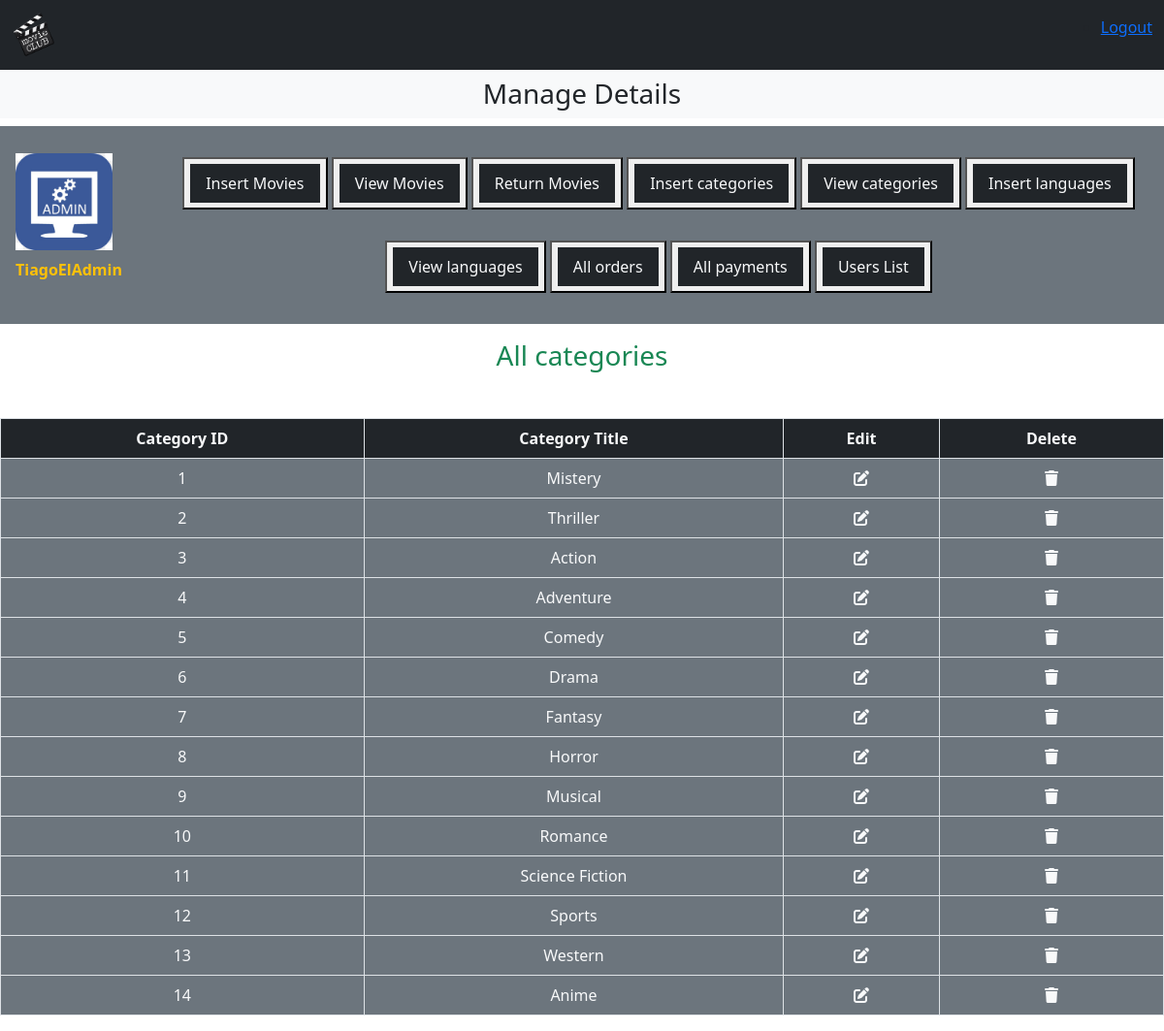
Page /admin/index.php?view_categories (signed in) on the committed database.
### tables this page shows
CREATE TABLE `categories` (
  `category_id` int(11) NOT NULL,
  `category_title` varchar(100) NOT NULL
);

### admin/view_categories.php (the view)
<h3 class="text-center text-success">All categories</h3>
<table class="table table-bordered mt-5 text-center">
    <thead class="bg-dark">
        <tr class="text-light">
            <th>Category ID</th>
            <th>Category Title</th>
            <th>Edit</th>
            <th>Delete</th>
        </tr>
    </thead>
    <tbody class="bg-secondary text-light">
        <?php
        $select_cat = "SELECT * FROM categories";
        $result = mysqli_query($con, $select_cat);
        while ($row = mysqli_fetch_assoc($result)) {
            $category_id = $row['category_id'];
            $category_title = $row['category_title'];
            ?>
            <tr class="text-center">
                <td><?php echo $category_id ?></td>
                <td>
                    <?php echo $category_title ?>
                </td>
                <td><a href='index.php?edit_category=<?php echo $category_id ?>' class='text-light'><i
                            class='fa-solid fa-pen-to-square'></i></a></td>
                <td><a href='index.php?delete_category=<?php echo $category_id ?>' class='text-light'><i
                            class='fa-solid fa-trash'></i></a></td>
            </tr>
        <?php } ?>
    </tbody>
</table>

### rows in the picture
categories: category_id "1", category_title "Mistery"
categories: category_id "2", category_title "Thriller"
categories: category_id "3", category_title "Action"
categories: category_id "4", category_title "Adventure"
categories: category_id "5", category_title "Comedy"
categories: category_id "6", category_title "Drama"
categories: category_id "7", category_title "Fantasy"
categories: category_id "8", category_title "Horror"
categories: category_id "9", category_title "Musical"
categories: category_id "10", category_title "Romance"
categories: category_id "11", category_title "Science Fiction"
categories: category_id "12", category_title "Sports"
categories: category_id "13", category_title "Western"
categories: category_id "14", category_title "Anime"

### other values in the picture
$_SESSION['admin_name'] "TiagoElAdmin"
